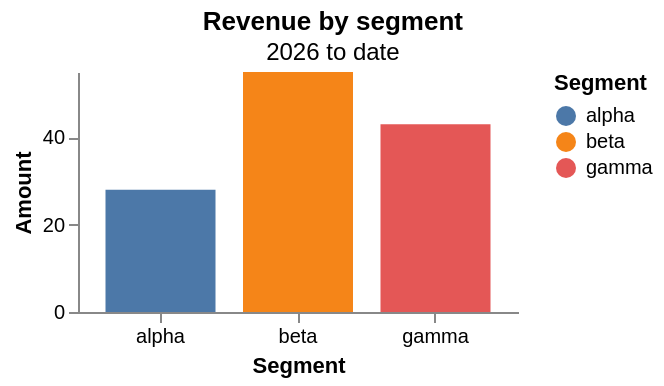

Vega-Lite specification for this chart:
### Vega specification from a JSON file in a GitHub repository (floating-point values rounded to 4 significant figures)
{"$schema": "https://vega.github.io/schema/vega/v6.json", "description": "A chart title with a subtitle, plus titles on both axes, so the title's placement against the whole drawing rather than the plotting area is exercised.", "width": 220, "height": 120, "padding": 5, "title": {"text": "Revenue by segment", "subtitle": "2026 to date"}, "data": [{"name": "table", "values": [{"segment": "alpha", "amount": 28}, {"segment": "beta", "amount": 55}, {"segment": "gamma", "amount": 43}]}], "scales": [{"name": "x", "type": "band", "domain": {"data": "table", "field": "segment"}, "range": "width", "padding": 0.2}, {"name": "y", "type": "linear", "domain": {"data": "table", "field": "amount"}, "range": "height", "nice": true, "zero": true}, {"name": "segmentColour", "type": "ordinal", "domain": {"data": "table", "field": "segment"}, "range": {"scheme": "tableau10"}}], "axes": [{"orient": "bottom", "scale": "x", "title": "Segment"}, {"orient": "left", "scale": "y", "title": "Amount", "tickCount": 3}], "legends": [{"fill": "segmentColour", "title": "Segment"}], "marks": [{"type": "rect", "from": {"data": "table"}, "encode": {"enter": {"x": {"scale": "x", "field": "segment"}, "width": {"scale": "x", "band": 1}, "y": {"scale": "y", "field": "amount"}, "y2": {"scale": "y", "value": 0}, "fill": {"scale": "segmentColour", "field": "segment"}}}}]}
